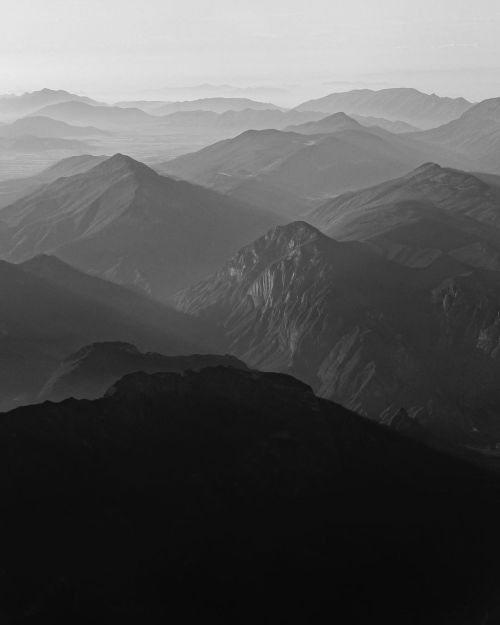
#> input picture anormaly_detect_techs/techs/DeepUnfoldingRPCA/src/basics/gray_mountain.png, 500 x 625 px
$ python find_basic.py
#> lines starting #> are read from the running program, lines starting #| are printed output that depends on the picture
import numpy as np
import cv2
from sklearn.decomposition import PCA
import matplotlib.pyplot as plt
import os

dir_current = os.path.dirname(os.path.abspath(__file__))
os.chdir(dir_current)

# --- 画像読み込み（グレースケール推奨） ---
img = cv2.imread("gray_mountain.png", cv2.IMREAD_GRAYSCALE)
#> img is the input picture: shape (625, 500); min 8, max 233, mean 85.6
img = img.astype(np.float32) / 255.0

H, W = img.shape
#> H = 625; W = 500

# --- パッチ抽出 ---
patch_size = 16
stride = 8

patches = []
for y in range(0, H - patch_size + 1, stride):
    for x in range(0, W - patch_size + 1, stride):
        patch = img[y:y+patch_size, x:x+patch_size]
        patches.append(patch.flatten())
#> after the loop, patches = 4697 items

X = np.stack(patches)  # (num_patches, patch_dim)
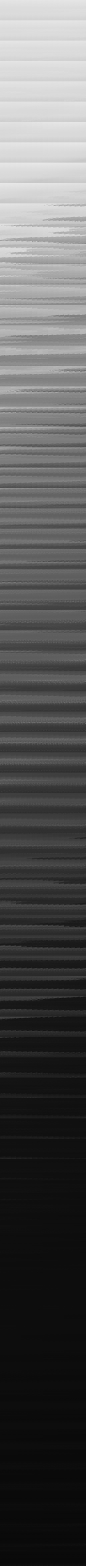
#> X: shape (4697, 256) float32 (shown at 1/3 size); min 0.0314, max 0.914, mean 0.335

# --- PCA ---
n_components = 8
pca = PCA(n_components=n_components)
pca.fit(X)

bases = pca.components_  # (n_components, patch_dim)

# --- 可視化 ---
plt.figure(figsize=(12, 3))
for i in range(n_components):
    plt.subplot(1, n_components, i+1)
    plt.imshow(bases[i].reshape(patch_size, patch_size), cmap="gray")
    plt.title(f"Basis {i+1}")
    plt.axis("off")
plt.show()
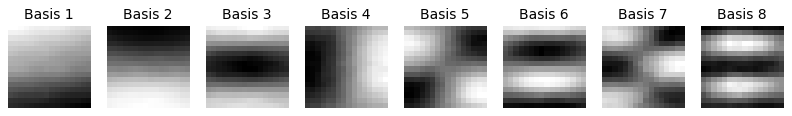
#> figure drawn by matplotlib, 8 panels
